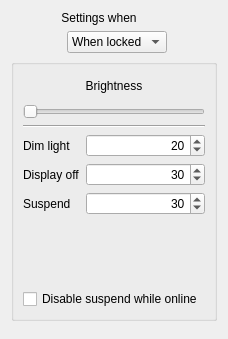
<ui version="4.0" >
 <class>LightSettingsBase</class>
 <widget class="QWidget" name="LightSettingsBase" >
  <property name="geometry" >
   <rect>
    <x>0</x>
    <y>0</y>
    <width>228</width>
    <height>339</height>
   </rect>
  </property>
  <property name="windowTitle" >
   <string>Power Management</string>
  </property>
  <layout class="QVBoxLayout" name="verticalLayout_2" >
   <item>
    <layout class="QHBoxLayout" name="horizontalLayout" >
     <item>
      <spacer>
       <property name="orientation" >
        <enum>Qt::Horizontal</enum>
       </property>
       <property name="sizeHint" stdset="0" >
        <size>
         <width>183</width>
         <height>30</height>
        </size>
       </property>
      </spacer>
     </item>
     <item>
      <layout class="QFormLayout" name="formLayout" >
       <property name="rowWrapPolicy" >
        <enum>QFormLayout::WrapLongRows</enum>
       </property>
       <item row="0" column="0" >
        <widget class="QLabel" name="label" >
         <property name="text" >
          <string>Settings when</string>
         </property>
         <property name="alignment" >
          <set>Qt::AlignCenter</set>
         </property>
         <property name="buddy" >
          <cstring>powerSource</cstring>
         </property>
        </widget>
       </item>
       <item row="0" column="1" >
        <widget class="QComboBox" name="powerSource" >
         <item>
          <property name="text">
           <string>When locked</string>
          </property>
         </item>        
         <item>
          <property name="text" >
           <string>On Battery</string>
          </property>
         </item>
         <item>
          <property name="text" >
           <string>Plugged In</string>
          </property>
         </item>
        </widget>
       </item>
      </layout>
     </item>
     <item>
      <spacer>
       <property name="orientation" >
        <enum>Qt::Horizontal</enum>
       </property>
       <property name="sizeHint" stdset="0" >
        <size>
         <width>183</width>
         <height>30</height>
        </size>
       </property>
      </spacer>
     </item>
    </layout>
   </item>
   <item>
    <widget class="QGroupBox" name="GroupBox3" >
     <property name="sizePolicy" >
      <sizepolicy vsizetype="Expanding" hsizetype="Preferred" >
       <horstretch>0</horstretch>
       <verstretch>1</verstretch>
      </sizepolicy>
     </property>
     <property name="title" >
      <string/>
     </property>
     <layout class="QVBoxLayout" name="verticalLayout" >
      <item>
       <layout class="QHBoxLayout" >
        <property name="spacing" >
         <number>6</number>
        </property>
        <property name="margin" >
         <number>0</number>
        </property>
        <item>
         <widget class="QLabel" name="officon" >
          <property name="minimumSize" >
           <size>
            <width>24</width>
            <height>24</height>
           </size>
          </property>
          <property name="maximumSize" >
           <size>
            <width>24</width>
            <height>24</height>
           </size>
          </property>
          <property name="scaledContents" >
           <bool>false</bool>
          </property>
         </widget>
        </item>
        <item>
         <widget class="QLabel" name="label_6" >
          <property name="text" >
           <string>Brightness</string>
          </property>
          <property name="alignment" >
           <set>Qt::AlignCenter</set>
          </property>
          <property name="buddy" >
           <cstring>brightness</cstring>
          </property>
         </widget>
        </item>
        <item>
         <widget class="QLabel" name="brighticon" >
          <property name="minimumSize" >
           <size>
            <width>24</width>
            <height>24</height>
           </size>
          </property>
          <property name="maximumSize" >
           <size>
            <width>24</width>
            <height>24</height>
           </size>
          </property>
          <property name="scaledContents" >
           <bool>false</bool>
          </property>
         </widget>
        </item>
       </layout>
      </item>
      <item>
       <widget class="QSlider" name="brightness" >
        <property name="minimum" >
         <number>100</number>
        </property>
        <property name="maximum" >
         <number>255</number>
        </property>
        <property name="singleStep" >
         <number>16</number>
        </property>
        <property name="pageStep" >
         <number>16</number>
        </property>
        <property name="orientation" >
         <enum>Qt::Horizontal</enum>
        </property>
        <property name="tickInterval" >
         <number>32</number>
        </property>
       </widget>
      </item>
      <item>
       <widget class="Line" name="line" >
        <property name="orientation" >
         <enum>Qt::Horizontal</enum>
        </property>
       </widget>
      </item>
      <item>
       <layout class="QFormLayout" name="formLayout_2" >
        <property name="sizeConstraint" >
         <enum>QLayout::SetDefaultConstraint</enum>
        </property>
        <property name="rowWrapPolicy" >
         <enum>QFormLayout::WrapLongRows</enum>
        </property>
        <property name="verticalSpacing" >
         <number>-1</number>
        </property>
        <item row="0" column="0" >
         <widget class="QLabel" name="label_2" >
          <property name="text" >
           <string>Dim light</string>
          </property>
          <property name="buddy" >
           <cstring>interval_dim</cstring>
          </property>
         </widget>
        </item>
        <item row="0" column="1" >
         <widget class="MinSecSpinBox" name="interval_dim" >
          <property name="sizePolicy" >
           <sizepolicy vsizetype="Fixed" hsizetype="MinimumExpanding" >
            <horstretch>0</horstretch>
            <verstretch>0</verstretch>
           </sizepolicy>
          </property>
          <property name="alignment" >
           <set>Qt::AlignRight|Qt::AlignTrailing|Qt::AlignVCenter</set>
          </property>
          <property name="minimum" >
           <number>0</number>
          </property>
          <property name="maximum" >
           <number>60</number>
          </property>
          <property name="singleStep" >
           <number>10</number>
          </property>
          <property name="value" >
           <number>20</number>
          </property>
         </widget>
        </item>
        <item row="1" column="0" >
         <widget class="QLabel" name="label_4" >
          <property name="text" >
           <string>Display off</string>
          </property>
          <property name="buddy" >
           <cstring>interval_lightoff</cstring>
          </property>
         </widget>
        </item>
        <item row="1" column="1" >
         <widget class="MinSecSpinBox" name="interval_lightoff" >
          <property name="sizePolicy" >
           <sizepolicy vsizetype="Fixed" hsizetype="MinimumExpanding" >
            <horstretch>0</horstretch>
            <verstretch>0</verstretch>
           </sizepolicy>
          </property>
          <property name="alignment" >
           <set>Qt::AlignRight|Qt::AlignTrailing|Qt::AlignVCenter</set>
          </property>
          <property name="minimum" >
           <number>0</number>
          </property>
          <property name="maximum" >
           <number>180</number>
          </property>
          <property name="singleStep" >
           <number>10</number>
          </property>
          <property name="value" >
           <number>30</number>
          </property>
         </widget>
        </item>
        <item row="2" column="0" >
         <widget class="QLabel" name="label_suspend" >
          <property name="text" >
           <string>Suspend</string>
          </property>
          <property name="buddy" >
           <cstring>interval_suspend</cstring>
          </property>
         </widget>
        </item>
        <item row="2" column="1" >
         <widget class="MinSecSpinBox" name="interval_suspend" >
          <property name="sizePolicy" >
           <sizepolicy vsizetype="Fixed" hsizetype="MinimumExpanding" >
            <horstretch>0</horstretch>
            <verstretch>0</verstretch>
           </sizepolicy>
          </property>
          <property name="alignment" >
           <set>Qt::AlignRight|Qt::AlignTrailing|Qt::AlignVCenter</set>
          </property>
          <property name="minimum" >
           <number>0</number>
          </property>
          <property name="maximum" >
           <number>300</number>
          </property>
          <property name="singleStep" >
           <number>10</number>
          </property>
          <property name="value" >
           <number>30</number>
          </property>
         </widget>
        </item>
       </layout>
      </item>
      <item>
       <widget class="QCheckBox" name="notnetworkedsuspend" >
        <property name="text" >
         <string>Disable suspend while online</string>
        </property>
       </widget>
      </item>
     </layout>
    </widget>
   </item>
   <item>
    <spacer name="verticalSpacer" >
     <property name="orientation" >
      <enum>Qt::Vertical</enum>
     </property>
    </spacer>
   </item>
  </layout>
 </widget>
 <customwidgets>
  <customwidget>
   <class>MinSecSpinBox</class>
   <extends>QSpinBox</extends>
   <header>minsecspinbox.h</header>
  </customwidget>
 </customwidgets>
 <tabstops>
  <tabstop>powerSource</tabstop>
  <tabstop>brightness</tabstop>
  <tabstop>interval_dim</tabstop>
  <tabstop>interval_lightoff</tabstop>
  <tabstop>interval_suspend</tabstop>
  <tabstop>notnetworkedsuspend</tabstop>
 </tabstops>
 <resources/>
 <connections/>
</ui>
